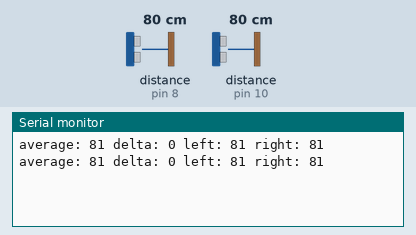
Simulated run of this sketch. Board: Arduino Uno, built with avr-gcc and run on an emulated ATmega328P. Parts: the last lines printed to the serial monitor. The inputs (shaded band) are chosen by the test bench; at power-on: distance to the obstacle (sensors on pin 8, pin 10) 80 cm. The echo pulse lasts 58.3 µs per cm.

Above: at 1.2 s.
1.3 s: distance to the obstacle (sensor on pin 8) set to 2 cm
At 2.3 s:
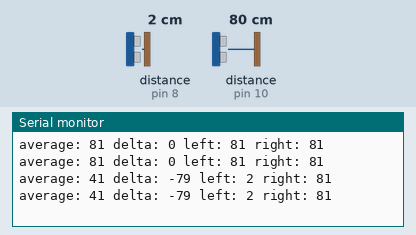
2.8 s: distance to the obstacle (sensor on pin 10) set to 2 cm
At 3.7 s:
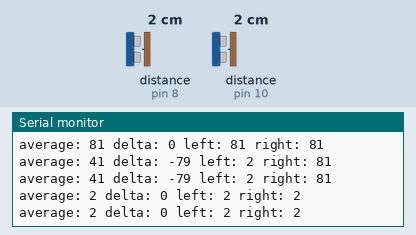
4.3 s: distance to the obstacle (sensor on pin 8) set to 4 cm
At 5.5 s:
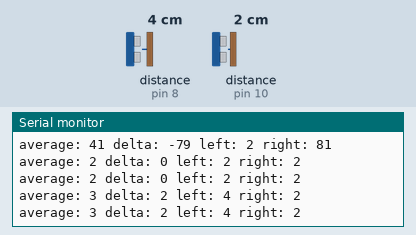
5.8 s: distance to the obstacle (sensor on pin 10) set to 4 cm
At 7.0 s:
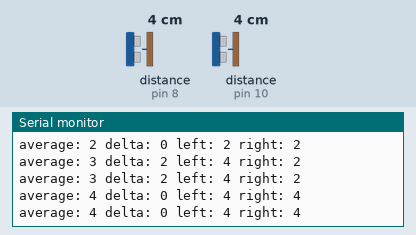
Timing chart, 0 to 8.3 s (numbered marks = the images above; inputs shaded):
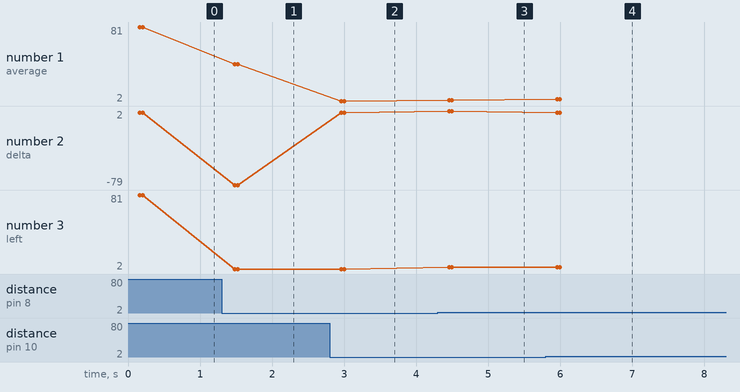

The sketch:

wes.ino
```cpp
#include <NewPing.h>

/*
 *  VCC is 5V
 */

#define TRIG_PIN_LEFT 9
#define ECHO_PIN_LEFT 8
#define TRIG_PIN_RIGHT 11
#define ECHO_PIN_RIGHT 10
#define MAX_DISTANCE 200

NewPing leftSonar(TRIG_PIN_LEFT, ECHO_PIN_LEFT, MAX_DISTANCE);
NewPing rightSonar(TRIG_PIN_RIGHT, ECHO_PIN_RIGHT, MAX_DISTANCE);
void setup() {
  // put your setup code here, to run once:
  Serial.begin(9600);
}

int threeInARowDelta = 100;
int threeInARowAverage = 0;
int previousDelta = 0;
int previousAverage = 0;
int counterDelta = 0;
int counterAverage = 0;

void loop() {
  // put your main code here, to run repeatedly:
   delay(15);
   unsigned int left = leftSonar.ping_cm();
   delay(15);
   unsigned int right = rightSonar.ping_cm();
//   Serial.print("left: ");
//   Serial.print(left);
//   Serial.print(" right: ");
//   Serial.println(right);

   // Averaging - three in a row filter
   int delta = left-right;
   int average = (left + right)/2;
   if (previousAverage == average) {
    counterAverage++;
    if (counterAverage >3) {
      counterAverage = 0;
      if (threeInARowAverage == previousAverage) {
      } else {
        threeInARowAverage = previousAverage;
        Serial.print("average: ");
        Serial.print(average);
        Serial.print(" delta: ");
        Serial.print(delta);
        Serial.print(" left: ");
        Serial.print(left);
        Serial.print(" right: ");
        Serial.println(right);
      }
    }
   } else {
    previousAverage = average;
    counterAverage = 0;
   }
   if (previousDelta == delta) {
    counterDelta++;
    if (counterDelta >3) {
      counterDelta = 0;
      if (threeInARowDelta == previousDelta) {
      } else {
        threeInARowDelta = previousDelta;
        Serial.print("average: ");
        Serial.print(average);
        Serial.print(" delta: ");
        Serial.print(delta);
        Serial.print(" left: ");
        Serial.print(left);
        Serial.print(" right: ");
        Serial.println(right);
      }
    }
   } else {
    previousDelta = delta;
    counterDelta = 0;
   }


//   Serial.print("right: ");
//   Serial.print(uS);
//   Serial.println("cm ");
}


// The following code is for without the NewPing Library

//#include <NewPing.h>
//
//#define TRIG_PIN 11
//#define ECHO_PIN 12
//#define MAX_DISTANCE 200
//
//
//NewPing sonar(TRIG_PIN, ECHO_PIN, MAX_DISTANCE);
//
//void setup() {
//  Serial.begin(9600);
////  pinMode(TRIG_PIN, OUTPUT);
////  pinMode(ECHO_PIN, INPUT);
//
//}
//
//void loop() {
//  // put your main code here, to run repeatedly:
////  digitalWrite(TRIG_PIN, LOW);
////  delayMicroseconds(5);
////  digitalWrite(TRIG_PIN, HIGH);
////  delayMicroseconds(10);
////  digitalWrite(TRIG_PIN, LOW);
////
////  pinMode(echoPin, INPUT);
////  duration = pulseIn(echoPin, HIGH);
//}
```

Measured:
- after the input at 1.3 s, the serial monitor: prints a new line after 0.18 s (image 1)
- after the input at 2.8 s, the serial monitor: prints a new line after 0.16 s (image 2)
- after the input at 4.3 s, the serial monitor: prints a new line after 0.16 s (image 3)
- after the input at 5.8 s, the serial monitor: prints a new line after 0.16 s (image 4)
- plotted number 1: 81 → 41 after the input at 1.3 s, 2 → 3 after the input at 4.3 s
- plotted number 2: 0 → -79 after the input at 1.3 s
- plotted number 3: 81 → 2 after the input at 1.3 s, 2 → 4 after the input at 4.3 s
